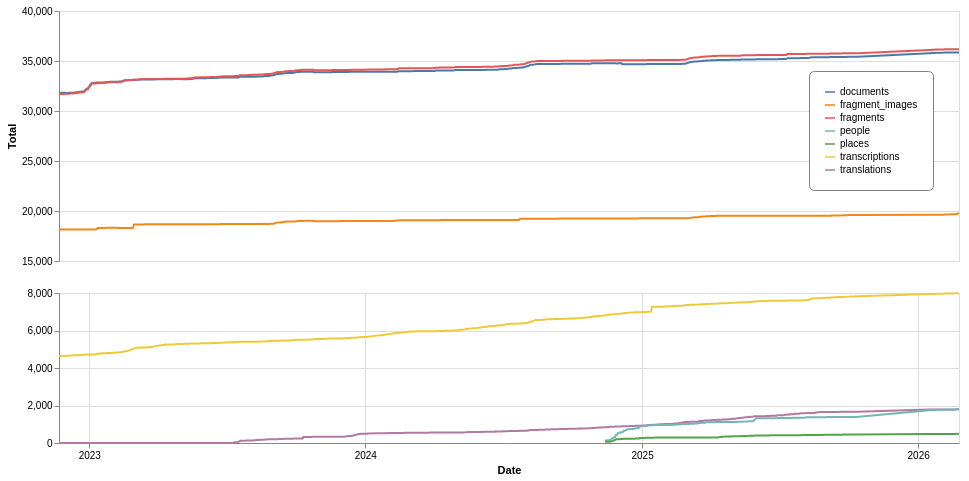

The code cell stored with this chart in its notebook:
### Code cell
combined_totals = (totals_by_time & text_totals_by_time).configure_legend(
    strokeColor='gray',
    fillColor='white', #EEEEEE',
    padding=15,
    cornerRadius=5,
    # orient='top-left',
    orient='none',
    legendX=750, legendY=60,
)

combined_totals.save(f'{chart_dir}/combined_totals_historic.pdf')
combined_totals

### Figure 1 — Vega-Lite specification as saved in the notebook (floating-point values rounded to 4 significant figures; data arrays with more than 128 entries replaced by an {"elided": "..."} marker saying what was removed)
{"config": {"view": {"continuousWidth": 300, "continuousHeight": 300}, "legend": {"cornerRadius": 5, "fillColor": "white", "legendX": 750, "legendY": 60, "orient": "none", "padding": 15, "strokeColor": "gray"}}, "vconcat": [{"data": {"name": "data-65dad35a0423d5312874320a0e5c2f57"}, "mark": {"type": "line"}, "encoding": {"color": {"field": "type", "scale": {"scheme": "tableau10"}, "title": "", "type": "nominal"}, "x": {"axis": null, "field": "date", "title": "", "type": "temporal"}, "y": {"field": "count", "scale": {"domain": [15000, 40000]}, "title": "Total", "type": "quantitative"}}, "height": 250, "width": 900}, {"data": {"name": "data-4d381116971f1eba76d12a4ebe9b5eba"}, "mark": {"type": "line"}, "encoding": {"color": {"field": "type", "title": "", "type": "nominal"}, "x": {"axis": {"format": "%Y", "tickCount": "year"}, "field": "date", "title": "Date", "type": "temporal"}, "y": {"field": "count", "title": "", "type": "quantitative"}}, "height": 150, "width": 900}], "$schema": "https://vega.github.io/schema/vega-lite/v6.1.0.json", "datasets": {"data-65dad35a0423d5312874320a0e5c2f57": {"elided": "2482 records"}, "data-4d381116971f1eba76d12a4ebe9b5eba": {"elided": "2521 records"}}}
